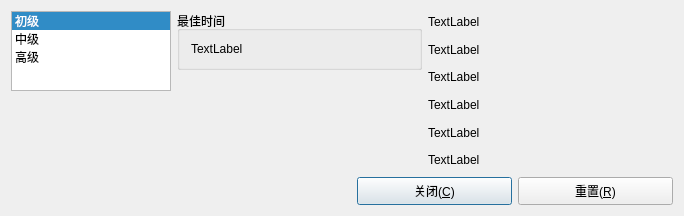
<?xml version="1.0" encoding="UTF-8"?>
<ui version="4.0">
 <class>GameInfo</class>
 <widget class="QDialog" name="GameInfo">
  <property name="geometry">
   <rect>
    <x>0</x>
    <y>0</y>
    <width>684</width>
    <height>216</height>
   </rect>
  </property>
  <property name="sizePolicy">
   <sizepolicy hsizetype="Fixed" vsizetype="Fixed">
    <horstretch>0</horstretch>
    <verstretch>0</verstretch>
   </sizepolicy>
  </property>
  <property name="windowTitle">
   <string>GameInfo</string>
  </property>
  <layout class="QGridLayout" name="gridLayout">
   <item row="0" column="0">
    <layout class="QVBoxLayout" name="verticalLayout">
     <item>
      <widget class="QListWidget" name="listWidget">
       <property name="maximumSize">
        <size>
         <width>160</width>
         <height>80</height>
        </size>
       </property>
       <property name="currentRow">
        <number>0</number>
       </property>
       <item>
        <property name="text">
         <string>初级</string>
        </property>
       </item>
       <item>
        <property name="text">
         <string>中级</string>
        </property>
       </item>
       <item>
        <property name="text">
         <string>高级</string>
        </property>
       </item>
      </widget>
     </item>
     <item>
      <spacer name="verticalSpacer">
       <property name="orientation">
        <enum>Qt::Vertical</enum>
       </property>
       <property name="sizeHint" stdset="0">
        <size>
         <width>20</width>
         <height>40</height>
        </size>
       </property>
      </spacer>
     </item>
    </layout>
   </item>
   <item row="0" column="1">
    <layout class="QVBoxLayout" name="verticalLayout_2">
     <item>
      <widget class="QGroupBox" name="groupBox">
       <property name="minimumSize">
        <size>
         <width>240</width>
         <height>0</height>
        </size>
       </property>
       <property name="maximumSize">
        <size>
         <width>16777215</width>
         <height>100</height>
        </size>
       </property>
       <property name="title">
        <string>最佳时间</string>
       </property>
       <layout class="QVBoxLayout" name="verticalLayout_3">
        <item>
         <widget class="QLabel" name="label">
          <property name="text">
           <string>TextLabel</string>
          </property>
         </widget>
        </item>
       </layout>
      </widget>
     </item>
     <item>
      <spacer name="verticalSpacer_2">
       <property name="orientation">
        <enum>Qt::Vertical</enum>
       </property>
       <property name="sizeHint" stdset="0">
        <size>
         <width>20</width>
         <height>40</height>
        </size>
       </property>
      </spacer>
     </item>
    </layout>
   </item>
   <item row="0" column="2">
    <layout class="QVBoxLayout" name="verticalLayout_4">
     <item>
      <widget class="QLabel" name="labelGameCount">
       <property name="minimumSize">
        <size>
         <width>240</width>
         <height>0</height>
        </size>
       </property>
       <property name="text">
        <string>TextLabel</string>
       </property>
      </widget>
     </item>
     <item>
      <widget class="QLabel" name="labelWinCount">
       <property name="text">
        <string>TextLabel</string>
       </property>
      </widget>
     </item>
     <item>
      <widget class="QLabel" name="labelPercentage">
       <property name="text">
        <string>TextLabel</string>
       </property>
      </widget>
     </item>
     <item>
      <widget class="QLabel" name="labelMaxWin">
       <property name="text">
        <string>TextLabel</string>
       </property>
      </widget>
     </item>
     <item>
      <widget class="QLabel" name="labelMaxFailure">
       <property name="text">
        <string>TextLabel</string>
       </property>
      </widget>
     </item>
     <item>
      <widget class="QLabel" name="labelCur">
       <property name="text">
        <string>TextLabel</string>
       </property>
      </widget>
     </item>
    </layout>
   </item>
   <item row="1" column="0" colspan="3">
    <layout class="QHBoxLayout" name="horizontalLayout">
     <item>
      <spacer name="horizontalSpacer">
       <property name="orientation">
        <enum>Qt::Horizontal</enum>
       </property>
       <property name="sizeHint" stdset="0">
        <size>
         <width>40</width>
         <height>20</height>
        </size>
       </property>
      </spacer>
     </item>
     <item>
      <widget class="QPushButton" name="btnClose">
       <property name="minimumSize">
        <size>
         <width>155</width>
         <height>28</height>
        </size>
       </property>
       <property name="text">
        <string>关闭(&amp;C)</string>
       </property>
      </widget>
     </item>
     <item>
      <widget class="QPushButton" name="btnToZero">
       <property name="minimumSize">
        <size>
         <width>155</width>
         <height>28</height>
        </size>
       </property>
       <property name="text">
        <string>重置(&amp;R)</string>
       </property>
      </widget>
     </item>
    </layout>
   </item>
  </layout>
 </widget>
 <layoutdefault spacing="6" margin="11"/>
 <resources/>
 <connections/>
</ui>
